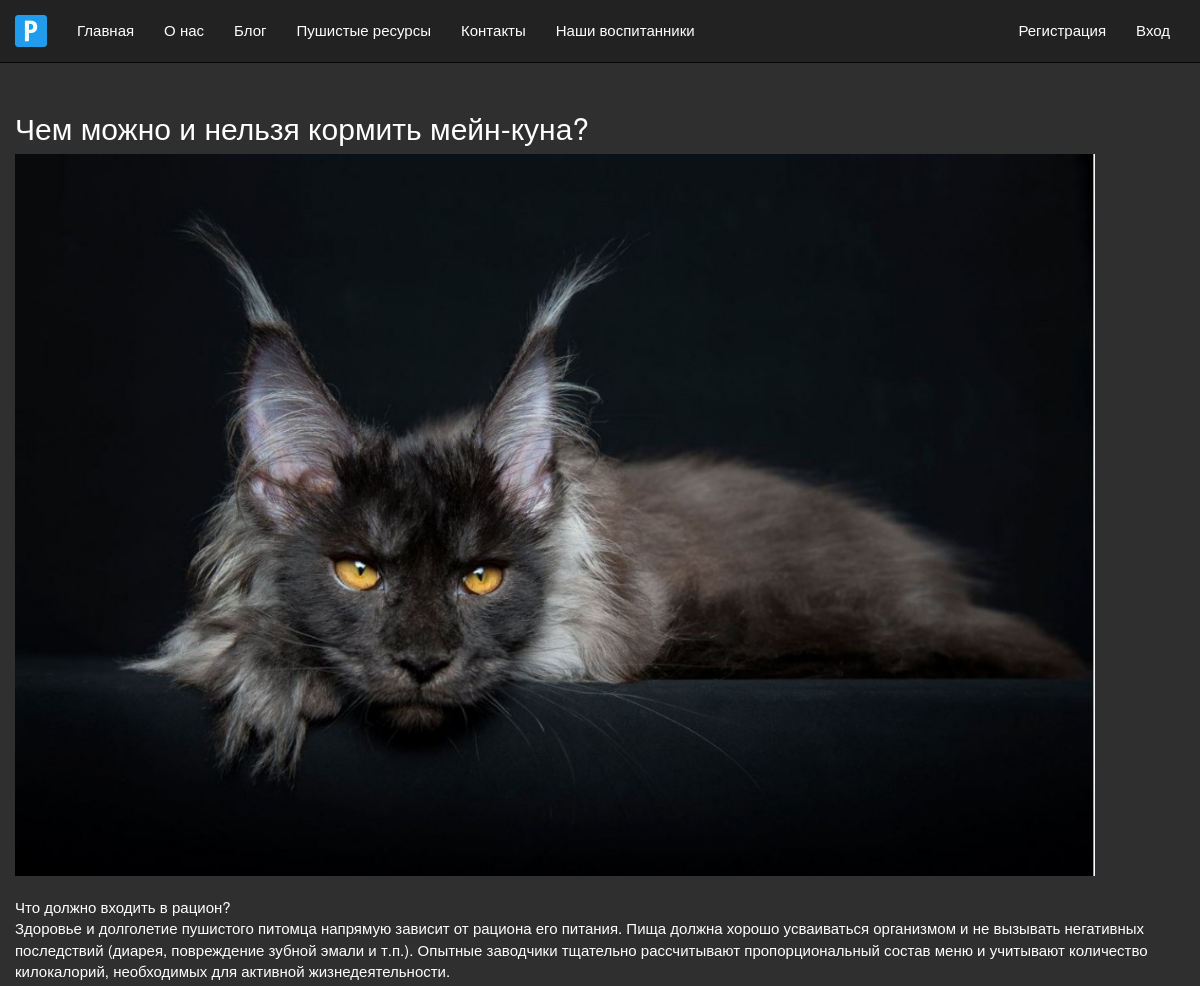
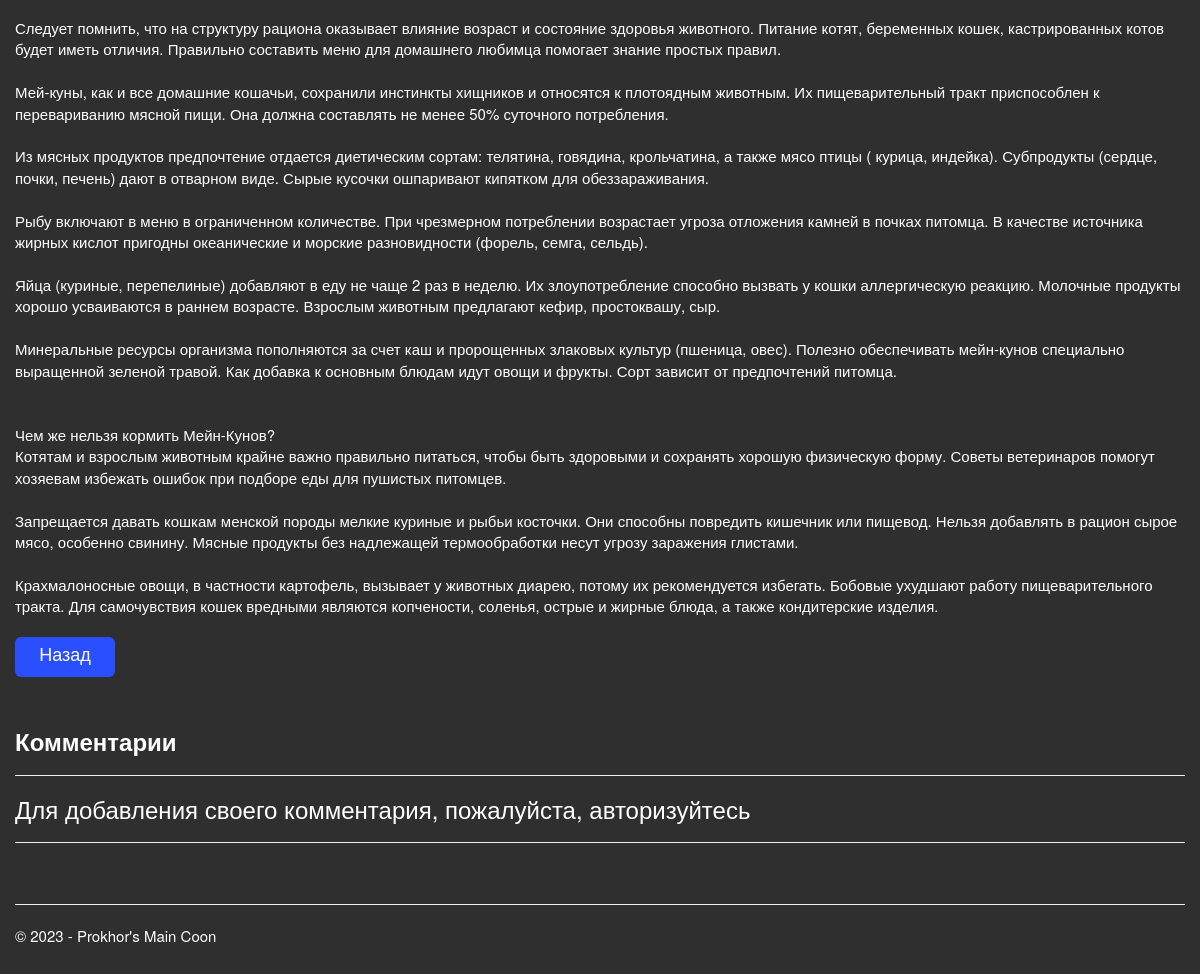
The app's page /blogpost/4/ with its own data (2 pictures, top to bottom).
### app/models.py (models this page shows, shortened)
class Blog(models.Model):
    title = models.CharField(max_length=100, unique_for_date = "posted", verbose_name = "Заголовок")
    description = models.TextField(verbose_name = "Краткое содержание")
    content = models.TextField(verbose_name = "Полное содержание")
    posted = models.DateTimeField(default = datetime.now(), db_index = True, verbose_name = "Опубликована")
    autor = models.ForeignKey(User,null=True, blank=True, on_delete = models.SET_NULL, verbose_name = "Автор")
    image = models.FileField(default= 'temp.jpg', verbose_name = 'Путь к картинке')
    def __str__(self): # метод возвращает название, используемое для представления отдельных записей в административном разделе
        return self.title
    class Meta:
        db_table = "Posts" # имя таблицы для модели
        ordering = ["-posted"] # порядок сортировки данных в модели ("-" означает по убыванию)
        verbose_name = "статья блога" # имя, под которым модель будет отображаться в админ. разделе (для одной статьи блога)
        verbose_name_plural = "статьи блога" # тоже для всех статей блога

### app/views.py (the view)
# urls.py: path('blogpost/<int:parametr>/', views.blogpost, name='blogpost'),
def blogpost(request, parametr):
    assert isinstance(request, HttpRequest)
    post_1 = Blog.objects.get(id=parametr)                  # запрос на выбор конкретной статьи по параметру
    comments = Comment.objects.filter(post=parametr)
    if request.method == "POST":                            # после отправки данных формы на сервер методом POST
        form = CommentForm(request.POST)
        if form.is_valid():
            comment_f = form.save(commit=False)
            comment_f.author = request.user                 # добавляем (так как этого поля нет в форме) в модель Комментария (Comment) в поле автор авторизованного пользователя
            comment_f.date = datetime.now()                 # добавляем в модель Комментария (Comment) текущую дат
            comment_f.post = Blog.objects.get(id=parametr)  # добавляем в модель Комментария (Comment) статью, для которой данный комментарий
            comment_f.save()                                # сохраняем изменения после добавления полей
            return redirect('blogpost', parametr=post_1.id) # переадресация на ту же страницу статьи после отправки комментария
    else:
        form = CommentForm()                                # создание формы для ввода комментария
    return render(
        request,
        'app/blogpost.html',
        {
        'title':post_1,
        'post_1': post_1,                               # передача конкретной статьи в шаблон веб-страницы
        'comments': comments,                           # передача всех комментариев к данной статье в шаблон веб-страницы
        'form': form,                                   # передача формы добавления комментария в шаблон веб-страницы
        'year': datetime.now().year,
        }
    )

### app/templates/app/blogpost.html (shortened to what this page needs)
﻿{% extends "app/layout.html" %}
{% block content %}
{% load static %}
<h2> {{post_1.title}} </h2>
{% if post_1.image and post_1.image.url != '/media/temp.jpg' %}
<img src="{{ post_1.image.url }}" alt="Картинка для статьи" width="1080" heigth="1080" />
{% endif %}
<p> {{post_1.content|linebreaksbr}} </p>
<p><a href="{% url 'blog' %}" class="btn btn-primary b1"> Назад </a></p>
<br />
<h3><b> Комментарии </b></h3>
{% if user.is_authenticated %}
<hr />
<h3>Добавить комментарий</h3>
<form method="POST">
    {% csrf_token %}
    <div>
        {{form.as_p}}
        <button type="submit" class="btn btn-primary b4"ы> Отправить комментарий </button>
    </div>
</form>
{% else %}
<hr />
<h3> Для добавления своего комментария, пожалуйста, авторизуйтесь </h3>
<hr />
{% endif %}
<br />
{% endblock %}

### app/static/app/content/site.css (style rules this page uses)
body { padding-top: 70px; padding-bottom: 20px; }
.b1 { width: 100px; height: 40px; background-color: #2a4fff; border: none; border-radius: 6px; font-family: Arial; font-size: 18px; font-weight: 500; color: white; min-height: 30px; }

### records on screen
Blog: title "Чем можно и нельзя кормить мейн-куна?", image (picture), content "Что должно входить в рацион? Здоровье и долголетие пушистого питомца напрямую зависит от рациона его питания. Пища должна хорошо усваиваться организмом и не вызывать негативных последствий (диарея, повреждение зубной эмали и т.п.). Опытные заводчики тщательно рассчитывают пропорциональный состав меню и учитывают количество килокалорий, необходимых для активной жизнедеятельности. Следует помнить, что на структуру рациона оказывает влияние возраст и состояние здоровья животного. Питание котят, беременных кошек, кастрированных котов будет иметь отличия. Правильно составить меню для домашнего любимца помогает знание простых правил. Мей-куны, как и все домашние кошачьи, сохранили инстинкты…"
